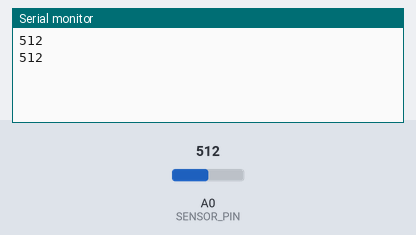
The sketch below on a simulated Arduino Uno, built with avr-gcc and run on an emulated ATmega328P. Parts: the last lines printed to the serial monitor. The inputs (shaded band) are chosen by the test bench; at power-on: A0 (SENSOR_PIN) = 512.

Above: at 1.8 s.
1.9 s: A0 (SENSOR_PIN) set to 716
At 2.8 s:
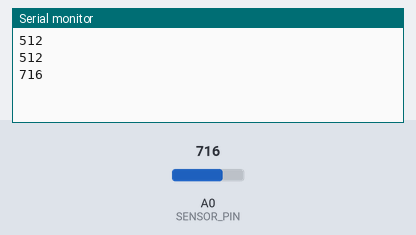
3.4 s: A0 (SENSOR_PIN) set to 900
At 4.6 s:
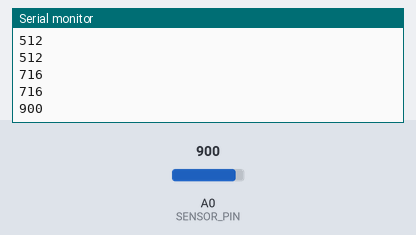
Timing chart, 0 to 6.4 s (numbered marks = the images above; inputs shaded):
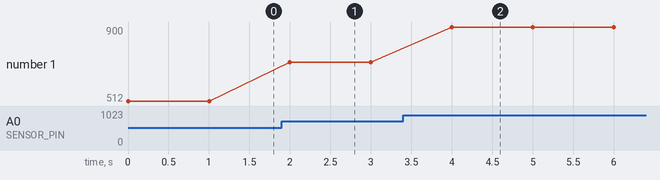

The sketch:

main.ino
```cpp
// main.ino – schelet de firmware pentru nodul de achiziție
#include "config.h"

float convertAdcToVoltage(int rawAdc) {
    return (rawAdc * 5.0f) / 1023.0f;
}

void setup() {
Serial.begin(SERIAL_BAUD); // inițializăm portul serial
}
void loop() {
int raw = analogRead(SENSOR_PIN); // citim valoarea brută a ADC (0..1023)
Serial.println(raw); // o trimitem spre calculator
delay(SAMPLE_PERIOD_MS); // așteptăm până la următoarea măsurare
}
```

config.h
```cpp
// config.h – parametrii nodului de achiziție
#ifndef CONFIG_H
#define CONFIG_H
#define SENSOR_PIN A0 // intrarea analogică a senzorului
#define SAMPLE_PERIOD_MS 1000 // compromis: 1s (consum redus)
#define SERIAL_BAUD 115200 // viteza portului serial
#define LED_PIN 13 // LED de stare
#define BUTTON_PIN 2 // buton de pornire/oprire achizitie
#define ALARM_TEMP_C 45.0 // temperatura de alarmă (°C)
#endif
```

Measured:
- after the input at 1.9 s, the serial monitor: prints a new line after 0.10 s (image 1)
- after the input at 3.4 s, the serial monitor: prints a new line after 0.60 s (image 2)
- plotted number 1: 512 → 716 after the input at 1.9 s, 716 → 900 after the input at 3.4 s
